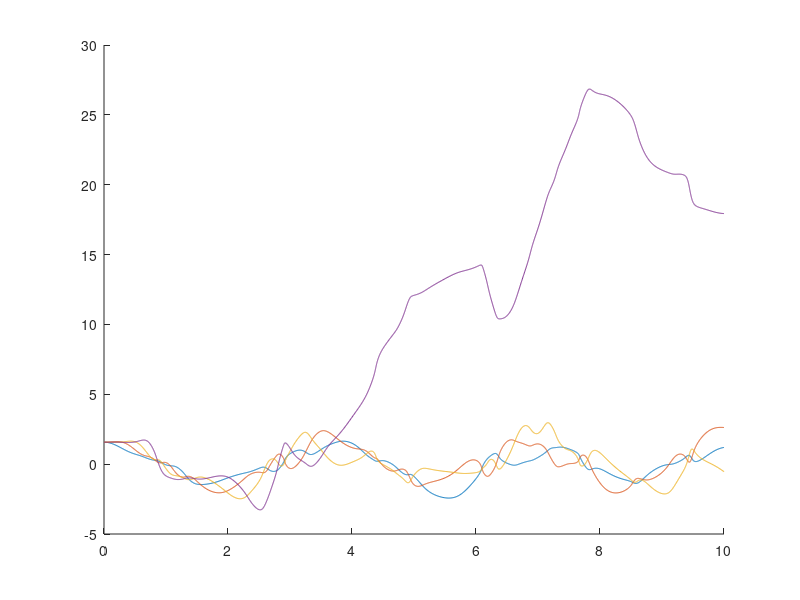

The MATLAB source for this figure:
function n_pendulum
close all
L1=1;
L2=1;
L3=1;
L4=1;
M1=10;
M2=10;
M3=10;
M4=10;
g=9.81;
t_interval = [0 10];
initial_vals = [pi/2; 0; pi/2; 0; pi/2; 0; pi/2; 0];

options = odeset('RelTol', 1e-7);
[T_out, Z_out] = ode45(@motion, t_interval, initial_vals, options);

t1_o = Z_out(:,1);
t1d_o = Z_out(:,2);
t2_o = Z_out(:,3);
t2d_o = Z_out(:,4);
t3_o = Z_out(:,5);
t3d_o = Z_out(:,6);
t4_o = Z_out(:,7);
t4d_o = Z_out(:,8);

figure
hold all
plot(T_out, t1_o)
plot(T_out, t2_o)
plot(T_out, t3_o)
plot(T_out, t4_o)
function res = calc_LHS(Z)
	t1 = Z(1);
	t1d = Z(2);
	t2 = Z(3);
	t2d = Z(4);
	t3 = Z(5);
	t3d = Z(6);
	t4 = Z(7);
	t4d = Z(8);

	A = [
		-M1*(L1/2)*cos(t1), 0, 0, 0, -1, 0, 1, 0, 0, 0, 0, 0;
		M1*(L1/2)*sin(t1), 0, 0, 0, 0, -1, 0, 1, 0, 0, 0, 0;
		-M1*L1^2/12, 0, 0, 0, (L1/2)*cos(t1), -(L1/2)*sin(t1), (L1/2)*cos(t1), -(L1/2)*sin(t1), 0, 0, 0, 0;
		-M2*L1*cos(t1), -M2*(L2/2)*cos(t2), 0, 0, 0, 0, -1, 0, 1, 0, 0, 0;
		M2*L1*sin(t1), M2*(L2/2)*sin(t2), 0, 0, 0, 0, 0, -1, 0, 1, 0, 0;
		0, -M2*L2^2/12, 0, 0, 0, 0, (L2/2)*cos(t2), -(L2/2)*sin(t2), (L2/2)*cos(t2), -(L2/2)*sin(t2), 0, 0;
		-M3*L1*cos(t1), -M3*L2*cos(t2), -M3*(L3/2)*cos(t3), 0, 0, 0, 0, 0, -1, 0, 1, 0;
		M3*L1*sin(t1), M3*L2*sin(t2), M3*(L3/2)*sin(t3), 0, 0, 0, 0, 0, 0, -1, 0, 1;
		0, 0, -M3*L3^2/12, 0, 0, 0, 0, 0, (L3/2)*cos(t3), -(L3/2)*sin(t3), (L3/2)*cos(t3), -(L3/2)*sin(t3);
		-M4*L1*cos(t1), -M4*L2*cos(t2), -M4*L3*cos(t3), -M4*(L4/2)*cos(t4), 0, 0, 0, 0, 0, 0, -1, 0;
		M4*L1*sin(t1), M4*L2*sin(t2), M4*L3*sin(t3), M4*(L4/2)*sin(t4), 0, 0, 0, 0, 0, 0, 0, -1;
		0, 0, 0, -M4*L4^2/12, 0, 0, 0, 0, 0, 0, (L4/2)*cos(t4), -(L4/2)*sin(t4);
		];

	r = [
		-M1*(L1/2)*sin(t1)*t1d^2; 
		-M1*g-M1*(L1/2)*cos(t1)*t1d^2; 
		0;
		-M2*L1*sin(t1)*t1d^2-M2*(L2/2)*sin(t2)*t2d^2; 
		-M2*g-M2*L1*cos(t1)*t1d^2-M2*(L2/2)*cos(t2)*t2d^2; 
		0;
		-M3*L1*sin(t1)*t1d^2-M3*L2*sin(t2)*t2d^2-M3*(L3/2)*sin(t3)*t3d^2; 
		-M3*g-M3*L1*cos(t1)*t1d^2-M3*L2*cos(t2)*t2d^2-M3*(L3/2)*cos(t3)*t3d^2; 
		0;
		-M4*L1*sin(t1)*t1d^2-M4*L2*sin(t2)*t2d^2-M4*L3*sin(t3)*t3d^2-M4*(L4/2)*sin(t4)*t4d^2; 
		-M4*g-M4*L1*cos(t1)*t1d^2-M4*L2*cos(t2)*t2d^2-M4*L3*cos(t3)*t3d^2-M4*(L4/2)*cos(t4)*t4d^2; 
		0
		];

		res = A\r;
end

function vals = motion(T, Z)
	t1d = Z(2);
	t2d = Z(4);
	t3d = Z(6);
	t4d = Z(8);

	res = calc_LHS(Z);

	t1dd = res(1);
	t2dd = res(2);
	t3dd = res(3);
	t4dd = res(4);

	vals = [ t1d; t1dd; t2d; t2dd; t3d; t3dd; t4d; t4dd];
end
end
